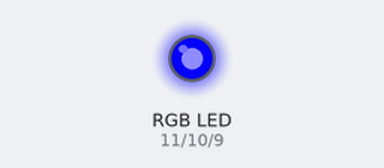
Recording of a sketch running on a simulated Arduino Uno, built with avr-gcc and run on an emulated ATmega328P. Shown: an RGB LED mixed from three pins (HIGH = lit). Dim RGB values are drawn brighter than linear.

Above: at 0.05 s.
At 1.15 s:
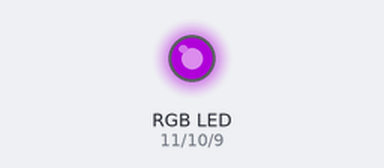
At 2.3 s:
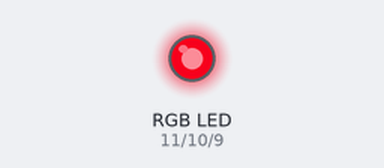
At 4.6 s:
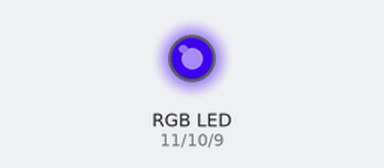
Timing chart, 0 to 6.7 s (numbered marks = the images above):
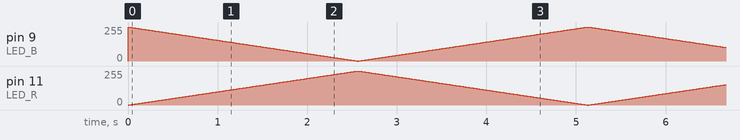

The sketch:

Test.ino
```cpp
#define LED_R 11
#define LED_G 10
#define LED_B 9


void setup()
{
  pinMode(LED_R, OUTPUT);
  pinMode(LED_G, OUTPUT);
  pinMode(LED_B, OUTPUT);
}

void loop()
{
  /*
  setColor(255, 0, 0); // R
  delay(100);
  setColor(0, 255, 0); // G
  delay(100);
  setColor(0, 0, 255); // B
  delay(100);
  setColor(255, 0, 255); // Lila
  delay(100);
  */
  for(int i = 0; i < 256; i++)
  {
    setColor(i, 0, 255 - i);
    delay(10);
  }
  for(int i = 0; i < 256; i++)
  {
    setColor(255 - i, 0, i);
    delay(10);
  }
}

void setColor(byte r, byte g, byte b)
{
  analogWrite(LED_R, r);
  analogWrite(LED_G, g);
  analogWrite(LED_B, b);
}
```
